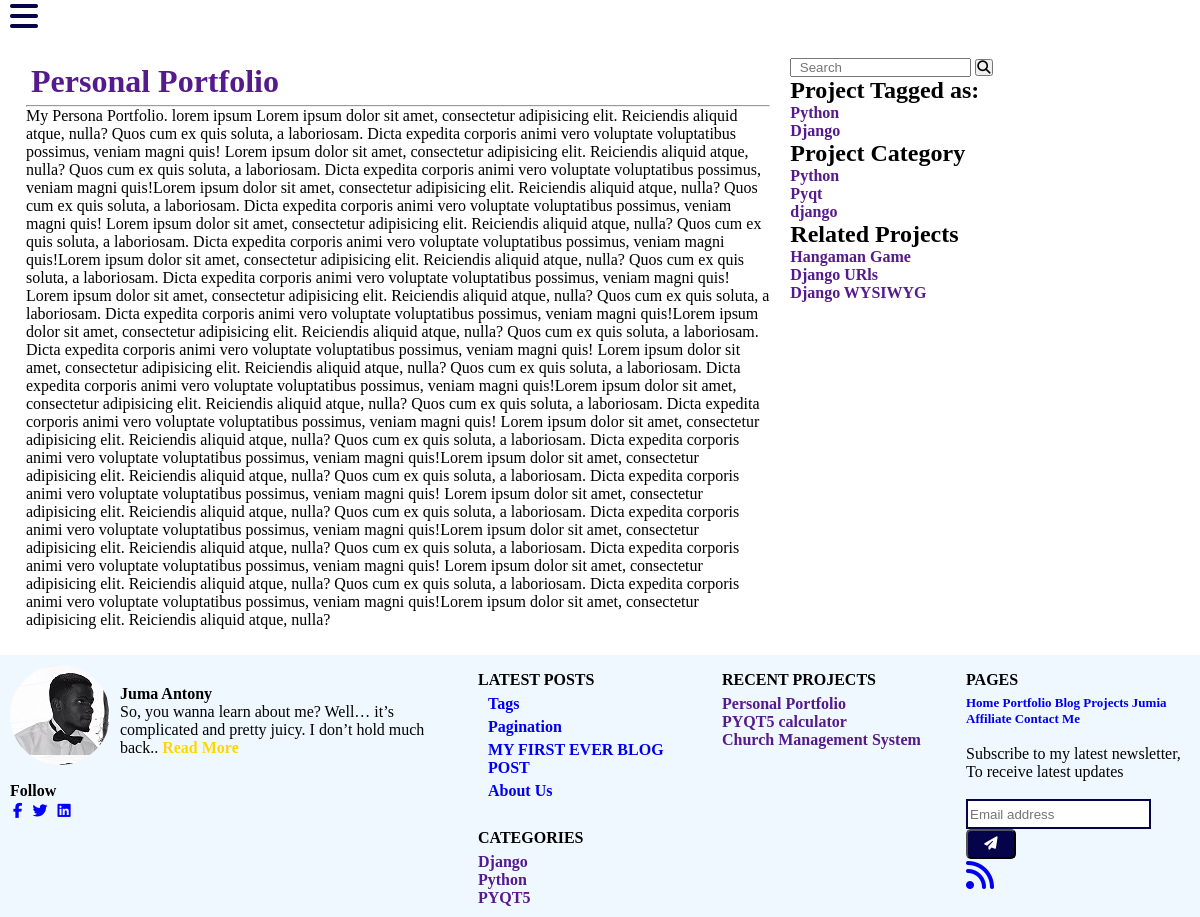
The page /personal-portfolio/ on the database its author committed.
### MySite/models.py (models this page shows, shortened)
class Project(models.Model):
    STATUS_CHOICES = (
        ('draft','Draft'),
        ('publish','Published')
    )
    title = models.CharField(max_length=100)
    slug = models.SlugField(max_length=50, unique_for_date='publish')
    featured_img = models.ImageField(upload_to='ProjectImages')
    body = RichTextUploadingField()
    created = models.DateTimeField(auto_now_add=True)
    publish = models.DateTimeField(default=timezone.now)
    updated = models.DateField(auto_now_add=True)
    status = models.CharField(max_length=10, choices = STATUS_CHOICES, default='draft')
    objects = models.Manager()  # default manager
    published = PublishedManager()  # custom manager
    class Meta:
        ordering = ('-publish',)

class Post(models.Model):
    STATUS_CHOICES = (
        ('draft', 'Draft'),
        ('published', 'Published')
    )
    title = models.CharField(max_length=100)
    slug = models.SlugField(max_length=50, unique_for_date='publish')
    featured_image = models.ImageField(upload_to='featuredImage/')
    author = models.ForeignKey(User, on_delete=models.CASCADE, related_name='blog_posts')
    body = RichTextUploadingField()
    created = models.DateTimeField(auto_now_add=True)
    publish = models.DateTimeField(default=timezone.now)
    updated = models.DateTimeField(auto_now_add=True)
    status = models.CharField(max_length=10, choices=STATUS_CHOICES, default='draft')
    objects = models.Manager()  # default manager
    published = PublishedManager()  # custom manager
    class Meta:
        ordering = ('-publish',)
    def get_absolute_url(self):
        return reverse('MySite:PostDetail', args=[self.publish.year,
                                                  self.publish.month,
                                                  self.publish.day,
                                                  self.slug])

### MySite/views.py (the view)
class ProjectDetail(generic.DetailView):
    model = Project
    template_name = 'ProjectDetail.html'

### MySite/models.py (called while the page is built)
    def get_queryset(self):
        return super(PublishedManager, self).get_queryset() \
            .filter(status='published')

### MySite/templatetags/mysite_tags.py (called while the page is built)
@register.inclusion_tag('latest_posts.html')
def show_latest_posts(count=5):
    latest_posts = Post.published.order_by('-publish')[:count]
    return{'latest_posts': latest_posts}

### MySite/templates/ProjectDetail.html (shortened to what this page needs)
{% extends 'base.html' %}
{% load static %}
{% load mysite_tags %}
{% block content %}
    <link rel="stylesheet" type="text/css" href="{% static 'css/projects.css' %}">
    <link rel="stylesheet" type="text/css" href="{% static 'css/post-list.css' %}">
    <div id="main">
      <body>
          <div class="main-cont">
              <div class="post-cont">
                  <h1 class="blog-title"><a href="">{{ object.title }} </a></h1>
                  <hr>
                  <p class="detailed">
                    {{ object.body|safe |linebreaks}}
                  </p>
              </div>
              <div class="side-cont">
                  <div class="search-sec">
                      <input type="text" name="search" class="search-area" placeholder="  Search">
                      <button type="GET"><i class="fa fa-search" id="search-btn"></i> </button>
                  </div>
                  <div>
                      <h2 class="other-info"> Project Tagged as:</h2>
                          <p id="side-info"><a href="">Python</a></p>
                          <p id="side-info"><a href="">Django</a></p>
                  </div>
                  <div>
                      <h2 class="other-info">Project Category</h2>
                          <p  id="side-info"><a href="">Python</a></p>
                          <p id="side-info"><a href="">Pyqt</a></p>
                          <p id="side-info"><a href="">django</a></p>
                  </div>
                  <div >
                      <h2 class="other-info">Related Projects</a></h2>
                          <p id="side-info"><a href="">Hangaman Game</a></p>
                          <p id="side-info"><a href="">Django URls</a></p>
                          <p id="side-info"><a href="">Django WYSIWYG</a></p>
                  </div>
              </div>
          </div>
    {% include "footer.html" %}
    </div>
{% endblock %}

### MySite/templates/latest_posts.html
{% load static %}
<link rel="stylesheet" type="text/css" href="{% static 'css/post-list.css' %}">
<ul>
    {% for post in latest_posts %}
        <p class="sub-cat"><a href="{{ post.get_absolute_url }}">{{post.title}}</a></p>
    {% endfor %}
</ul>

### MySite/static/css/base.css (style rules this page uses)
* { margin: 0px; padding: 0px; box-sizing: border-box; max-height: 100%vh; }
#main { transition: margin-left 1s; }

### MySite/static/css/projects.css (style rules this page uses)
h1 { text-decoration: none; text-transform: capitalize; padding: 5px; }

### MySite/static/css/post-list.css (style rules this page uses)
#main { flex: 1; }
@media (min-width: 768px) { .main-cont { display: flex; } }
.main-cont { margin: 2%; padding: 2px; }
.post-cont { flex: 2; margin-right: 20px; }
@media (min-width: 768px) { .side-cont { flex: 1%; display: flex; flex-direction: column; } }
.sub-cat { display: flex; padding-bottom: 5px; font-size: 16px; padding-left: 10px; }

### MySite/static/css/footer.css (style rules this page uses)
a:link { text-decoration: none; font-weight: bold; }

### rows shown on the page
Project: title "Personal Portfolio", body "My Persona Portfolio. lorem ipsum Lorem ipsum dolor sit amet, consectetur adipisicing elit. Reiciendis aliquid atque, nulla? Quos cum ex quis soluta, a laboriosam. Dicta expedita corporis animi vero voluptate voluptatibus possimus, veniam magni quis! Lorem ipsum dolor sit amet, consectetur adipisicing elit. Reiciendis aliquid atque, nulla? Quos cum ex quis soluta, a laboriosam. Dicta expedita corporis animi vero voluptate voluptatibus possimus, veniam magni quis!Lorem ipsum dolor sit amet, consectetur adipisicing elit. Reiciendis aliquid atque, nulla? Quos cum ex quis soluta, a laboriosam. Dicta expedita corporis animi vero voluptate voluptatibus possimus, veniam magni quis! Lorem ipsum…"
Post: title "Tags"
Post: title "Pagination"
Post: title "MY FIRST EVER BLOG POST"
Post: title "About Us"
